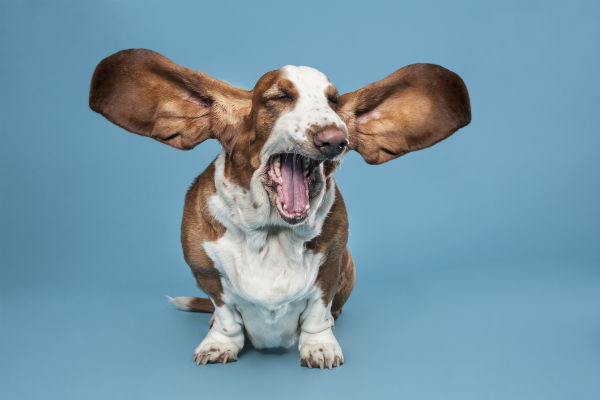
#> input picture notebooks/pics/pca-img.jpg, 600 x 400 px
$ jupyter execute --allow-errors 03-pca-for-image-compression.ipynb
#> lines starting #> are read from the running program, lines starting #| are printed output that depends on the picture
# PCA and image compression

This notebook uses PCAs to compress and image.

We first solve the problem using the sklean PCA package, and the we repeat the same process but doing it manually.

To run I need to have the `compiling-ai` conda environment running.

[cell 1]
from sklearn.decomposition import PCA
from sklearn.preprocessing import normalize
import scipy.io as sio
import matplotlib.image as image
import pandas as pd
import matplotlib.pyplot as plt
from PIL import Image
import numpy as np

[cell 2]
img = Image.open("./pics/pca-img.jpg")
#> img is the input picture: PIL image 600x400 RGB; mean R, G, B 117.7, 149.4, 165.2
img = img.convert('L')
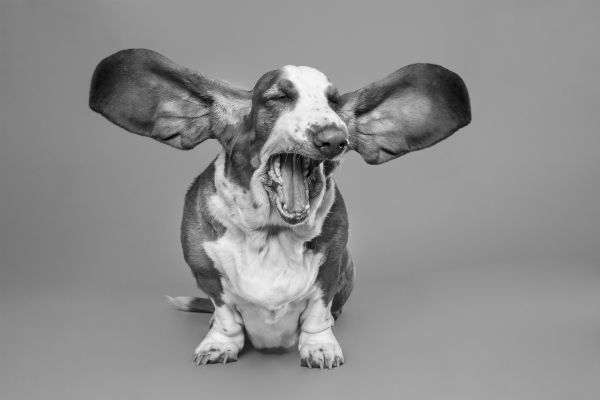
#> img: PIL image 600x400 L; min 0, max 248, mean 141.7
